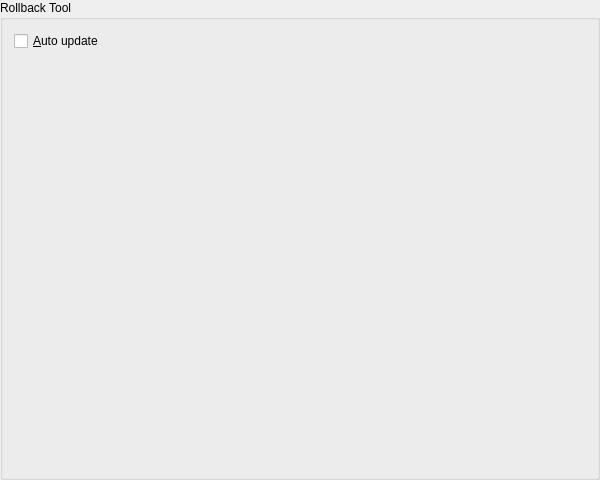
<?xml version="1.0" encoding="UTF-8"?>
<ui version="4.0">
 <class>toSGATraceSettingUI</class>
 <widget class="QWidget" name="toSGATraceSettingUI">
  <property name="geometry">
   <rect>
    <x>0</x>
    <y>0</y>
    <width>600</width>
    <height>480</height>
   </rect>
  </property>
  <property name="sizePolicy">
   <sizepolicy hsizetype="Expanding" vsizetype="Preferred">
    <horstretch>0</horstretch>
    <verstretch>0</verstretch>
   </sizepolicy>
  </property>
  <property name="minimumSize">
   <size>
    <width>600</width>
    <height>0</height>
   </size>
  </property>
  <property name="windowTitle">
   <string>Form1</string>
  </property>
  <layout class="QGridLayout">
   <property name="margin">
    <number>0</number>
   </property>
   <property name="spacing">
    <number>6</number>
   </property>
   <item row="0" column="0">
    <widget class="QGroupBox" name="ButtonGroup1">
     <property name="title">
      <string>Rollback Tool</string>
     </property>
     <layout class="QGridLayout">
      <property name="margin">
       <number>11</number>
      </property>
      <property name="spacing">
       <number>6</number>
      </property>
      <item row="1" column="0">
       <spacer>
        <property name="orientation">
         <enum>Qt::Vertical</enum>
        </property>
        <property name="sizeType">
         <enum>QSizePolicy::Expanding</enum>
        </property>
        <property name="sizeHint" stdset="0">
         <size>
          <width>20</width>
          <height>20</height>
         </size>
        </property>
       </spacer>
      </item>
      <item row="0" column="0">
       <widget class="QCheckBox" name="OldEnableBool">
        <property name="toolTip">
         <string>&lt;html&gt;&lt;head/&gt;&lt;body&gt;&lt;p&gt;Update automatically after change of schema&lt;/p&gt;&lt;/body&gt;&lt;/html&gt;</string>
        </property>
        <property name="text">
         <string>&amp;Auto update</string>
        </property>
       </widget>
      </item>
     </layout>
    </widget>
   </item>
  </layout>
 </widget>
 <resources/>
 <connections/>
</ui>
